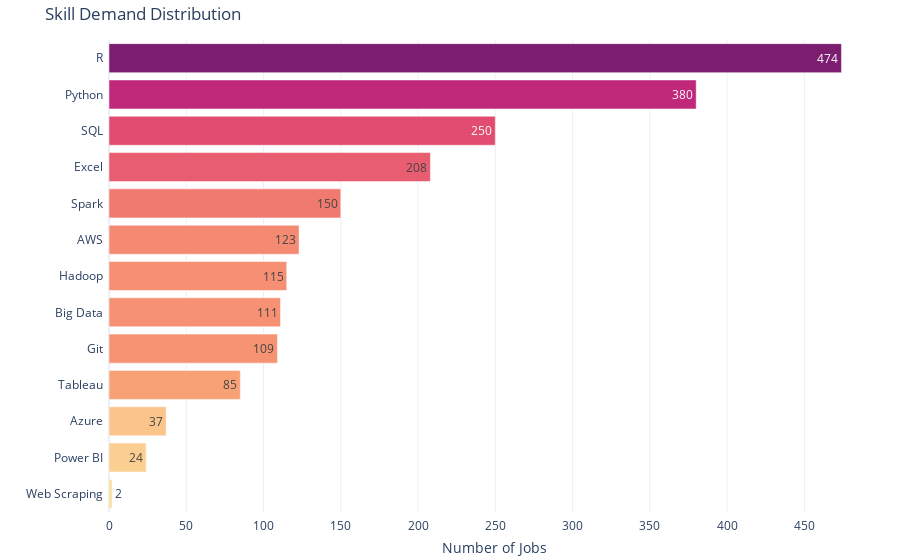

The code cell stored with this chart in its notebook:
### Markdown cell above
### Exploring the Skills Highly Sought-after by Companies

### Code cell
# show skills highly sought after by companies 
# tech_skills is a list of str skills e.g. 'R', 'Python' etc
skill_counts = ds_us_df[tech_skills].sum(axis=0).sort_values().to_frame(name='count')


# Plot the horizontal bar chart
fig = px.bar(skill_counts, 
             x='count', 
             y=skill_counts.index, 
             orientation='h', 
             color='count',
             color_continuous_scale="sunsetdark",
             title='Skill Demand Distribution',
             text='count')

# Update layout for better readability
fig.update_layout(xaxis_title='Number of Jobs',
                  yaxis_title='',
                  yaxis=dict(tickmode='linear'),
                  template='plotly_white',
                  margin_pad=5,
                  coloraxis_showscale=False,
                  margin=dict(l=20, r=20, t=40, b=1)  )

# Show the plot
fig.show()

### Figure 1 — Plotly figure (JSON) as saved in the notebook; plotly's stock layout.template omitted (floating-point values rounded to 4 significant figures)
{"data": [{"alignmentgroup": "True", "hovertemplate": "count=%{marker.color}<br>index=%{y}<extra></extra>", "legendgroup": "", "marker": {"color": [2, 24, 37, 85, 109, 111, 115, 123, 150, 208, 250, 380, 474], "coloraxis": "coloraxis", "pattern": {"shape": ""}}, "name": "", "offsetgroup": "", "orientation": "h", "showlegend": false, "text": [2, 24, 37, 85, 109, 111, 115, 123, 150, 208, 250, 380, 474], "textposition": "auto", "type": "bar", "x": [2, 24, 37, 85, 109, 111, 115, 123, 150, 208, 250, 380, 474], "xaxis": "x", "y": ["Web Scraping", "Power BI", "Azure", "Tableau", "Git", "Big Data", "Hadoop", "AWS", "Spark", "Excel", "SQL", "Python", "R"], "yaxis": "y"}], "layout": {"barmode": "relative", "coloraxis": {"colorbar": {"title": {"text": "count"}}, "colorscale": [[0, "rgb(252, 222, 156)"], [0.1667, "rgb(250, 164, 118)"], [0.3333, "rgb(240, 116, 110)"], [0.5, "rgb(227, 79, 111)"], [0.6667, "rgb(220, 57, 119)"], [0.8333, "rgb(185, 37, 122)"], [1, "rgb(124, 29, 111)"]], "showscale": false}, "legend": {"tracegroupgap": 0}, "margin": {"b": 1, "l": 20, "pad": 5, "r": 20, "t": 40}, "title": {"text": "Skill Demand Distribution"}, "xaxis": {"anchor": "y", "domain": [0, 1], "title": {"text": "Number of Jobs"}}, "yaxis": {"anchor": "x", "domain": [0, 1], "tickmode": "linear", "title": {"text": ""}}}}
